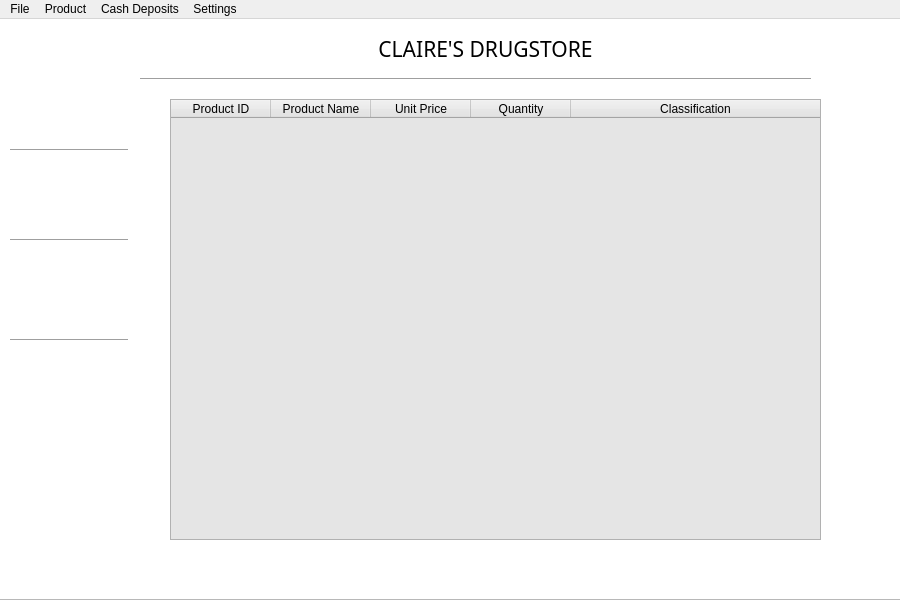
<?xml version="1.0" encoding="UTF-8"?>
<ui version="4.0">
 <class>MainWindow</class>
 <widget class="QMainWindow" name="MainWindow">
  <property name="geometry">
   <rect>
    <x>0</x>
    <y>0</y>
    <width>900</width>
    <height>600</height>
   </rect>
  </property>
  <property name="minimumSize">
   <size>
    <width>800</width>
    <height>600</height>
   </size>
  </property>
  <property name="maximumSize">
   <size>
    <width>900</width>
    <height>600</height>
   </size>
  </property>
  <property name="windowTitle">
   <string>Inventory System</string>
  </property>
  <property name="windowIcon">
   <iconset>
    <normaloff>Resources/S.png</normaloff>Resources/S.png</iconset>
  </property>
  <property name="autoFillBackground">
   <bool>false</bool>
  </property>
  <property name="toolButtonStyle">
   <enum>Qt::ToolButtonIconOnly</enum>
  </property>
  <property name="unifiedTitleAndToolBarOnMac">
   <bool>false</bool>
  </property>
  <widget class="QWidget" name="centralwidget">
   <widget class="QLabel" name="WelcomeScreen">
    <property name="geometry">
     <rect>
      <x>160</x>
      <y>0</y>
      <width>651</width>
      <height>61</height>
     </rect>
    </property>
    <property name="font">
     <font>
      <family>Arial Rounded MT Bold</family>
      <pointsize>14</pointsize>
     </font>
    </property>
    <property name="text">
     <string>&lt;html&gt;&lt;head/&gt;&lt;body&gt;&lt;p&gt;&lt;span style=&quot; font-size:16pt;&quot;&gt;CLAIRE'S DRUGSTORE&lt;/span&gt;&lt;/p&gt;&lt;/body&gt;&lt;/html&gt;</string>
    </property>
    <property name="alignment">
     <set>Qt::AlignCenter</set>
    </property>
   </widget>
   <widget class="Line" name="line">
    <property name="geometry">
     <rect>
      <x>140</x>
      <y>50</y>
      <width>671</width>
      <height>20</height>
     </rect>
    </property>
    <property name="orientation">
     <enum>Qt::Horizontal</enum>
    </property>
   </widget>
   <widget class="QLabel" name="time">
    <property name="geometry">
     <rect>
      <x>570</x>
      <y>550</y>
      <width>261</width>
      <height>21</height>
     </rect>
    </property>
    <property name="font">
     <font>
      <pointsize>10</pointsize>
      <weight>75</weight>
      <bold>true</bold>
     </font>
    </property>
    <property name="layoutDirection">
     <enum>Qt::RightToLeft</enum>
    </property>
    <property name="frameShape">
     <enum>QFrame::NoFrame</enum>
    </property>
    <property name="frameShadow">
     <enum>QFrame::Plain</enum>
    </property>
    <property name="text">
     <string/>
    </property>
   </widget>
   <widget class="QTableWidget" name="tableWidget">
    <property name="geometry">
     <rect>
      <x>170</x>
      <y>80</y>
      <width>651</width>
      <height>441</height>
     </rect>
    </property>
    <property name="autoFillBackground">
     <bool>false</bool>
    </property>
    <property name="styleSheet">
     <string notr="true">background-color: rgb(229, 229, 229);</string>
    </property>
    <property name="frameShape">
     <enum>QFrame::StyledPanel</enum>
    </property>
    <property name="frameShadow">
     <enum>QFrame::Sunken</enum>
    </property>
    <property name="verticalScrollBarPolicy">
     <enum>Qt::ScrollBarAsNeeded</enum>
    </property>
    <property name="sizeAdjustPolicy">
     <enum>QAbstractScrollArea::AdjustToContentsOnFirstShow</enum>
    </property>
    <property name="editTriggers">
     <set>QAbstractItemView::NoEditTriggers</set>
    </property>
    <property name="alternatingRowColors">
     <bool>true</bool>
    </property>
    <property name="selectionMode">
     <enum>QAbstractItemView::SingleSelection</enum>
    </property>
    <property name="selectionBehavior">
     <enum>QAbstractItemView::SelectRows</enum>
    </property>
    <property name="sortingEnabled">
     <bool>true</bool>
    </property>
    <property name="rowCount">
     <number>0</number>
    </property>
    <property name="columnCount">
     <number>5</number>
    </property>
    <attribute name="horizontalHeaderCascadingSectionResizes">
     <bool>false</bool>
    </attribute>
    <attribute name="horizontalHeaderStretchLastSection">
     <bool>true</bool>
    </attribute>
    <column>
     <property name="text">
      <string>Product ID</string>
     </property>
    </column>
    <column>
     <property name="text">
      <string>Product Name</string>
     </property>
    </column>
    <column>
     <property name="text">
      <string>Unit Price</string>
     </property>
    </column>
    <column>
     <property name="text">
      <string>Quantity</string>
     </property>
    </column>
    <column>
     <property name="text">
      <string>Classification</string>
     </property>
    </column>
   </widget>
   <widget class="QGraphicsView" name="graphicsView">
    <property name="geometry">
     <rect>
      <x>-10</x>
      <y>-10</y>
      <width>971</width>
      <height>591</height>
     </rect>
    </property>
    <property name="styleSheet">
     <string notr="true">background-image: url(:/Backgrounds/Background.jpg);</string>
    </property>
   </widget>
   <widget class="Line" name="line_2">
    <property name="geometry">
     <rect>
      <x>10</x>
      <y>130</y>
      <width>118</width>
      <height>3</height>
     </rect>
    </property>
    <property name="orientation">
     <enum>Qt::Horizontal</enum>
    </property>
   </widget>
   <widget class="Line" name="line_3">
    <property name="geometry">
     <rect>
      <x>10</x>
      <y>220</y>
      <width>118</width>
      <height>3</height>
     </rect>
    </property>
    <property name="orientation">
     <enum>Qt::Horizontal</enum>
    </property>
   </widget>
   <widget class="Line" name="line_4">
    <property name="geometry">
     <rect>
      <x>10</x>
      <y>320</y>
      <width>118</width>
      <height>3</height>
     </rect>
    </property>
    <property name="orientation">
     <enum>Qt::Horizontal</enum>
    </property>
   </widget>
   <zorder>graphicsView</zorder>
   <zorder>WelcomeScreen</zorder>
   <zorder>line</zorder>
   <zorder>tableWidget</zorder>
   <zorder>time</zorder>
   <zorder>line_2</zorder>
   <zorder>line_3</zorder>
   <zorder>line_4</zorder>
  </widget>
  <widget class="QMenuBar" name="menubar">
   <property name="enabled">
    <bool>true</bool>
   </property>
   <property name="geometry">
    <rect>
     <x>0</x>
     <y>0</y>
     <width>900</width>
     <height>21</height>
    </rect>
   </property>
   <property name="autoFillBackground">
    <bool>false</bool>
   </property>
   <property name="defaultUp">
    <bool>false</bool>
   </property>
   <widget class="QMenu" name="menuFile">
    <property name="title">
     <string>Product</string>
    </property>
    <addaction name="Add_product"/>
    <addaction name="remove_product"/>
    <addaction name="edit_product"/>
    <addaction name="Search"/>
    <addaction name="Refresh"/>
   </widget>
   <widget class="QMenu" name="menuCash">
    <property name="title">
     <string>Cash Deposits</string>
    </property>
    <addaction name="Member_deposits"/>
    <addaction name="separator"/>
   </widget>
   <widget class="QMenu" name="menuSettings_2">
    <property name="title">
     <string>Settings</string>
    </property>
    <addaction name="actionAbout"/>
    <addaction name="actionUser"/>
   </widget>
   <widget class="QMenu" name="menuFile_2">
    <property name="title">
     <string>File</string>
    </property>
    <addaction name="Print"/>
    <addaction name="Exit"/>
   </widget>
   <addaction name="menuFile_2"/>
   <addaction name="menuFile"/>
   <addaction name="menuCash"/>
   <addaction name="menuSettings_2"/>
  </widget>
  <action name="Add_product">
   <property name="icon">
    <iconset>
     <normaloff>Resources/user-add-icon.png</normaloff>Resources/user-add-icon.png</iconset>
   </property>
   <property name="text">
    <string>Add Product</string>
   </property>
   <property name="shortcut">
    <string>Ctrl+A</string>
   </property>
  </action>
  <action name="edit_product">
   <property name="icon">
    <iconset>
     <normaloff>Resources/Male-user-edit-icon.png</normaloff>Resources/Male-user-edit-icon.png</iconset>
   </property>
   <property name="text">
    <string>Edit Product</string>
   </property>
   <property name="shortcut">
    <string>Ctrl+E</string>
   </property>
  </action>
  <action name="remove_product">
   <property name="icon">
    <iconset>
     <normaloff>Resources/user-remove-icon.png</normaloff>Resources/user-remove-icon.png</iconset>
   </property>
   <property name="text">
    <string>Delete Product</string>
   </property>
   <property name="shortcut">
    <string>Ctrl+R</string>
   </property>
  </action>
  <action name="actionEdit_User">
   <property name="text">
    <string>Edit User</string>
   </property>
  </action>
  <action name="User">
   <property name="text">
    <string>User</string>
   </property>
  </action>
  <action name="Cooperative_Withdrawals">
   <property name="icon">
    <iconset>
     <normaloff>Resources/donation-512.png</normaloff>Resources/donation-512.png</iconset>
   </property>
   <property name="text">
    <string>Cooperative Expenses</string>
   </property>
  </action>
  <action name="Member_deposits">
   <property name="icon">
    <iconset>
     <normaloff>Resources/dep.png</normaloff>Resources/dep.png</iconset>
   </property>
   <property name="text">
    <string>Sales Report</string>
   </property>
  </action>
  <action name="Print">
   <property name="icon">
    <iconset>
     <normaloff>Resources/print.png</normaloff>Resources/print.png</iconset>
   </property>
   <property name="text">
    <string>Print</string>
   </property>
   <property name="shortcut">
    <string>Ctrl+P</string>
   </property>
  </action>
  <action name="Member_Withdrawals">
   <property name="icon">
    <iconset>
     <normaloff>Resources/donation-512.png</normaloff>Resources/donation-512.png</iconset>
   </property>
   <property name="text">
    <string>Member Withdrawals</string>
   </property>
  </action>
  <action name="Cooperative_deposits">
   <property name="icon">
    <iconset>
     <normaloff>Resources/dep.png</normaloff>Resources/dep.png</iconset>
   </property>
   <property name="text">
    <string>Cooperative Income</string>
   </property>
  </action>
  <action name="Developer">
   <property name="text">
    <string>Developer</string>
   </property>
  </action>
  <action name="Exit">
   <property name="text">
    <string>Exit</string>
   </property>
  </action>
  <action name="actionAbout">
   <property name="text">
    <string>About</string>
   </property>
  </action>
  <action name="Editofficials">
   <property name="text">
    <string>Edit Officials</string>
   </property>
  </action>
  <action name="Search">
   <property name="icon">
    <iconset>
     <normaloff>Resources/01-512.png</normaloff>Resources/01-512.png</iconset>
   </property>
   <property name="text">
    <string>Search Product</string>
   </property>
  </action>
  <action name="actionRefresh">
   <property name="icon">
    <iconset>
     <normaloff>Resources/refresh_playback_back_again_control_icon_multimedia_blue_video-512.png</normaloff>Resources/refresh_playback_back_again_control_icon_multimedia_blue_video-512.png</iconset>
   </property>
   <property name="text">
    <string>Refresh</string>
   </property>
   <property name="shortcut">
    <string>F5</string>
   </property>
  </action>
  <action name="actionUser">
   <property name="text">
    <string>User</string>
   </property>
  </action>
  <action name="Refresh">
   <property name="text">
    <string>Refresh</string>
   </property>
   <property name="shortcut">
    <string>F5</string>
   </property>
  </action>
 </widget>
 <resources>
  <include location="Resourcess/BG.qrc"/>
 </resources>
 <connections/>
</ui>
